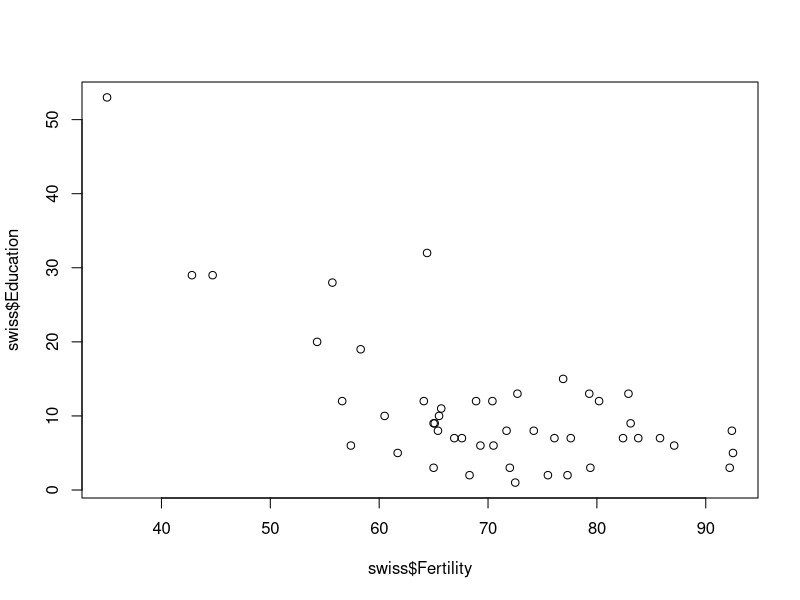

Write the R code that produced this figure.
## ---- chunk 1
summary(swiss)
## ---- chunk 2
plot(swiss$Fertility, swiss$Education)
